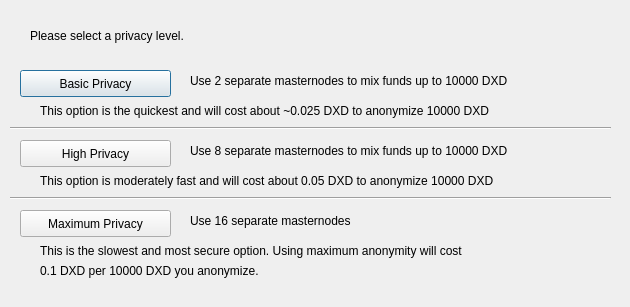
<?xml version="1.0" encoding="UTF-8"?>
<ui version="4.0">
 <class>ObfuscationConfig</class>
 <widget class="QDialog" name="ObfuscationConfig">
  <property name="geometry">
   <rect>
    <x>0</x>
    <y>0</y>
    <width>630</width>
    <height>307</height>
   </rect>
  </property>
  <property name="windowTitle">
   <string>Configure Obfuscation</string>
  </property>
  <widget class="QPushButton" name="buttonBasic">
   <property name="geometry">
    <rect>
     <x>20</x>
     <y>70</y>
     <width>151</width>
     <height>27</height>
    </rect>
   </property>
   <property name="text">
    <string>Basic Privacy</string>
   </property>
  </widget>
  <widget class="QPushButton" name="buttonHigh">
   <property name="geometry">
    <rect>
     <x>20</x>
     <y>140</y>
     <width>151</width>
     <height>27</height>
    </rect>
   </property>
   <property name="text">
    <string>High Privacy</string>
   </property>
  </widget>
  <widget class="QPushButton" name="buttonMax">
   <property name="geometry">
    <rect>
     <x>20</x>
     <y>210</y>
     <width>151</width>
     <height>27</height>
    </rect>
   </property>
   <property name="text">
    <string>Maximum Privacy</string>
   </property>
  </widget>
  <widget class="QLabel" name="label">
   <property name="geometry">
    <rect>
     <x>30</x>
     <y>20</y>
     <width>571</width>
     <height>31</height>
    </rect>
   </property>
   <property name="text">
    <string>Please select a privacy level.</string>
   </property>
  </widget>
  <widget class="QLabel" name="label_2">
   <property name="geometry">
    <rect>
     <x>190</x>
     <y>70</y>
     <width>421</width>
     <height>21</height>
    </rect>
   </property>
   <property name="text">
    <string>Use 2 separate masternodes to mix funds up to 10000 DXD</string>
   </property>
  </widget>
  <widget class="QLabel" name="label_3">
   <property name="geometry">
    <rect>
     <x>190</x>
     <y>140</y>
     <width>411</width>
     <height>21</height>
    </rect>
   </property>
   <property name="text">
    <string>Use 8 separate masternodes to mix funds up to 10000 DXD</string>
   </property>
  </widget>
  <widget class="QLabel" name="label_4">
   <property name="geometry">
    <rect>
     <x>190</x>
     <y>210</y>
     <width>421</width>
     <height>21</height>
    </rect>
   </property>
   <property name="text">
    <string>Use 16 separate masternodes</string>
   </property>
  </widget>
  <widget class="QLabel" name="label_6">
   <property name="geometry">
    <rect>
     <x>40</x>
     <y>100</y>
     <width>561</width>
     <height>21</height>
    </rect>
   </property>
   <property name="text">
    <string>This option is the quickest and will cost about ~0.025 DXD to anonymize 10000 DXD</string>
   </property>
  </widget>
  <widget class="QLabel" name="label_7">
   <property name="geometry">
    <rect>
     <x>40</x>
     <y>170</y>
     <width>561</width>
     <height>21</height>
    </rect>
   </property>
   <property name="text">
    <string>This option is moderately fast and will cost about 0.05 DXD to anonymize 10000 DXD</string>
   </property>
  </widget>
  <widget class="QLabel" name="label_8">
   <property name="geometry">
    <rect>
     <x>40</x>
     <y>240</y>
     <width>561</width>
     <height>21</height>
    </rect>
   </property>
   <property name="text">
    <string>This is the slowest and most secure option. Using maximum anonymity will cost</string>
   </property>
  </widget>
  <widget class="QLabel" name="label_9">
   <property name="geometry">
    <rect>
     <x>40</x>
     <y>260</y>
     <width>561</width>
     <height>21</height>
    </rect>
   </property>
   <property name="text">
    <string>0.1 DXD per 10000 DXD you anonymize.</string>
   </property>
  </widget>
  <widget class="Line" name="line">
   <property name="geometry">
    <rect>
     <x>10</x>
     <y>120</y>
     <width>601</width>
     <height>16</height>
    </rect>
   </property>
   <property name="orientation">
    <enum>Qt::Horizontal</enum>
   </property>
  </widget>
  <widget class="Line" name="line_2">
   <property name="geometry">
    <rect>
     <x>10</x>
     <y>190</y>
     <width>601</width>
     <height>16</height>
    </rect>
   </property>
   <property name="orientation">
    <enum>Qt::Horizontal</enum>
   </property>
  </widget>
 </widget>
 <resources/>
 <connections/>
</ui>
